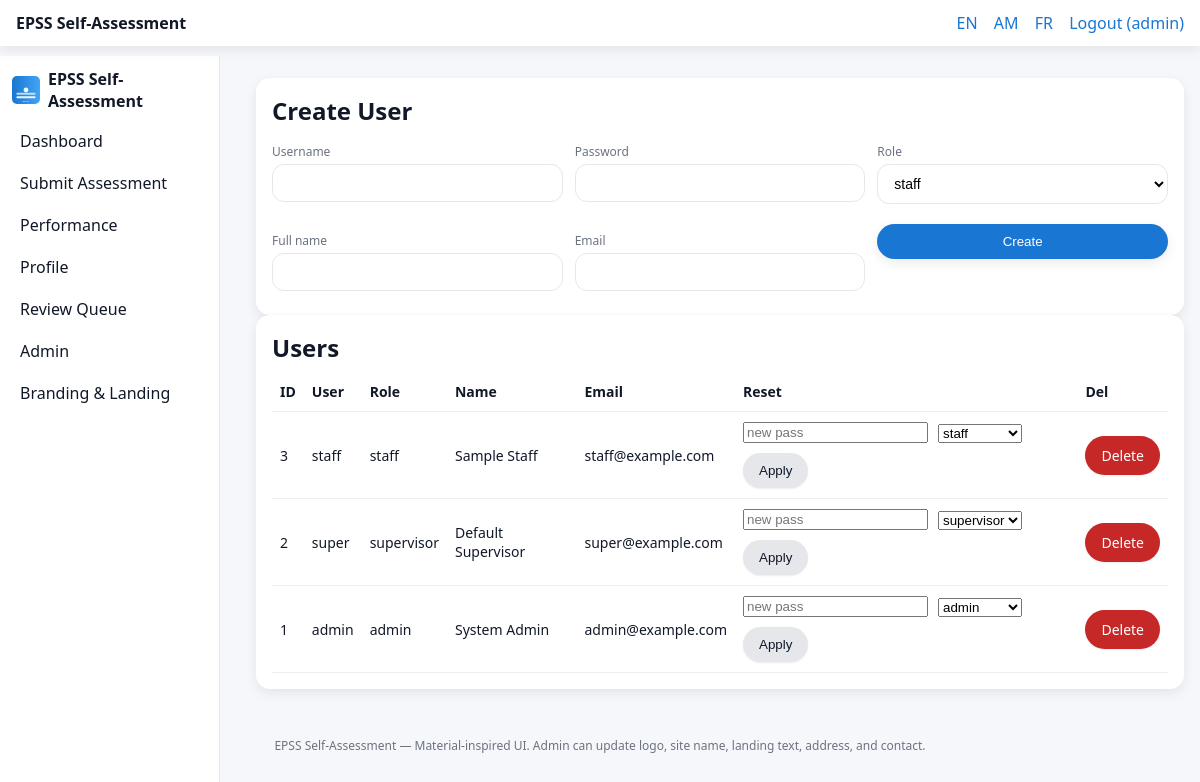
The page /admin/users.php (signed in) on the database its author committed.
### tables this page shows
CREATE TABLE site_config (
  id INT PRIMARY KEY,
  site_name VARCHAR(200) NULL,
  landing_text TEXT NULL,
  address VARCHAR(255) NULL,
  contact VARCHAR(255) NULL,
  logo_path VARCHAR(255) NULL
);

CREATE TABLE users (
  id INT AUTO_INCREMENT PRIMARY KEY,
  username VARCHAR(100) UNIQUE NOT NULL,
  password VARCHAR(255) NOT NULL,
  role ENUM('admin','supervisor','staff') NOT NULL DEFAULT 'staff',
  full_name VARCHAR(200) NULL,
  email VARCHAR(200) NULL,
  created_at TIMESTAMP DEFAULT CURRENT_TIMESTAMP
);

### config.php (called while the page is built, shortened)
<?php
require_once __DIR__.'/i18n.php';
function get_site_config(PDO $pdo): array {
    $cfg = $pdo->query("SELECT * FROM site_config WHERE id=1")->fetch();
    return $cfg ?: [];
}
?>

### i18n.php (called while the page is built)
<?php
function load_lang(string $lang): array {
    $file = __DIR__ . "/lang/$lang.json";
    if (!file_exists($file)) { $file = __DIR__ . "/lang/en.json"; }
    $json = file_get_contents($file);
    $arr = json_decode($json, true);
    return is_array($arr) ? $arr : [];
}
function t(array $t, string $key, string $fallback=''): string {
    return $t[$key] ?? ($fallback ?: $key);
}
?>

### admin/users.php (the view, shortened to what this page needs)
<?php
require_once __DIR__.'/../config.php';
$rows = $pdo->query("SELECT * FROM users ORDER BY id DESC")->fetchAll();
?>
<!doctype html><html><head><meta charset="utf-8"><title>Users</title>
<link rel="stylesheet" href="/assets/css/material.css">
<link rel="stylesheet" href="/assets/css/styles.css"></head>
<body class="md-bg">
<?php include __DIR__.'/../templates/header.php'; ?>
<section class="md-section">
<div class="md-card md-elev-2"><h2 class="md-card-title">Create User</h2>
<form method="post" class="grid">
<label class="md-field"><span>Username</span><input name="username" required></label>
<label class="md-field"><span>Password</span><input name="password" type="password" required></label>
<label class="md-field"><span>Role</span><select name="role"><option>staff</option><option>supervisor</option><option>admin</option></select></label>
<label class="md-field"><span>Full name</span><input name="full_name"></label>
<label class="md-field"><span>Email</span><input name="email"></label>
<button name="create" class="md-button md-primary md-elev-2">Create</button>
</form></div>
<div class="md-card md-elev-2"><h2 class="md-card-title">Users</h2>
<table class="md-table">
  <thead><tr><th>ID</th><th>User</th><th>Role</th><th>Name</th><th>Email</th><th>Reset</th><th>Del</th></tr></thead>
  <tbody>
  <?php foreach ($rows as $r): ?>
  <tr>
    <td><?=$r['id']?></td>
    <td><?=htmlspecialchars($r['username'])?></td>
    <td><?=$r['role']?></td>
    <td><?=htmlspecialchars($r['full_name'])?></td>
    <td><?=htmlspecialchars($r['email'])?></td>
    <td>
      <form method="post" class="md-inline-form">
        <input name="new_password" placeholder="new pass" required>
        <select name="role">
          <option <?=$r['role']=='staff'?'selected':''?>>staff</option>
          <option <?=$r['role']=='supervisor'?'selected':''?>>supervisor</option>
          <option <?=$r['role']=='admin'?'selected':''?>>admin</option>
        </select>
        <button name="reset" class="md-button md-elev-1">Apply</button>
      </form>
    </td>
    <td><a class="md-button md-danger md-elev-1" onclick="return confirm('Delete?')" href="users.php?delete=<?=$r['id']?>">Delete</a></td>
  </tr>
  <?php endforeach; ?>
  </tbody>
</table>
</div>
</section>
<?php include __DIR__.'/../templates/footer.php'; ?>
</body></html>

### templates/header.php
<?php
require_once __DIR__.'/../config.php';
$t = load_lang($_SESSION['lang'] ?? 'en');
$cfg = get_site_config($pdo);
?>
<header class="md-appbar md-elev-2">
  <div class="md-appbar-title"><?=htmlspecialchars($cfg['site_name'] ?? 'EPSS Self-Assessment')?></div>
  <nav class="md-appbar-actions">
    <a href="/set_lang.php?lang=en">EN</a>
    <a href="/set_lang.php?lang=am">AM</a>
    <a href="/set_lang.php?lang=fr">FR</a>
    <a href="/logout.php"><?=t($t,'logout','Logout')?> (<?=htmlspecialchars($_SESSION['user']['username'] ?? '')?>)</a>
  </nav>
</header>
<aside class="md-drawer">
  <div class="md-drawer-header">
    <img src="<?=htmlspecialchars($cfg['logo_path'] ?? '/assets/img/epss-logo.svg')?>" alt="Logo" class="md-logo-sm">
    <div class="md-drawer-title"><?=htmlspecialchars($cfg['site_name'] ?? 'EPSS')?></div>
  </div>
  <nav class="md-drawer-nav">
    <a href="/dashboard.php" class="md-drawer-link"><?=t($t,'dashboard','Dashboard')?></a>
    <a href="/submit_assessment.php" class="md-drawer-link"><?=t($t,'submit_assessment','Submit Assessment')?></a>
    <a href="/performance.php" class="md-drawer-link"><?=t($t,'performance','Performance')?></a>
    <a href="/profile.php" class="md-drawer-link"><?=t($t,'profile','Profile')?></a>
    <?php if (in_array($_SESSION['user']['role'] ?? '', ['admin','supervisor'])): ?>
      <a href="/admin/supervisor_review.php" class="md-drawer-link"><?=t($t,'review_queue','Review Queue')?></a>
    <?php endif; ?>
    <?php if (($_SESSION['user']['role'] ?? '')==='admin'): ?>
      <a href="/admin/dashboard.php" class="md-drawer-link"><?=t($t,'admin','Admin')?></a>
      <a href="/admin/branding.php" class="md-drawer-link"><?=t($t,'branding','Branding & Landing')?></a>
    <?php endif; ?>
  </nav>
</aside>
<main class="md-main">

### assets/css/material.css (style rules this page uses)
:root { --md-primary: #1976d2; --md-on-primary: #fff; --md-bg: #f6f7fb; --md-surface: #ffffff; --md-muted: #6b7280; --md-danger: #c62828; --md-radius: 14px; }
* { box-sizing: border-box; }
body.md-bg { margin:0; background: var(--md-bg); color:#111827; font-family: system-ui, -apple-system, Segoe UI, Roboto, Helvetica, Arial, sans-serif; }
.md-appbar { position:sticky; top:0; z-index:10; background:var(--md-surface); display:flex; justify-content:space-between; align-items:center; padding:12px 16px; }
.md-appbar .md-appbar-title { font-weight:700; }
.md-appbar .md-appbar-actions a { margin-left:12px; text-decoration:none; color:var(--md-primary); }
.md-drawer { position:fixed; top:56px; left:0; width:220px; bottom:0; padding:12px; background:var(--md-surface); border-right:1px solid #e5e7eb; }
.md-drawer-header { display:flex; align-items:center; gap:8px; margin-bottom:8px; }
.md-logo-sm { height:28px; }
.md-drawer-title { font-weight:600; }
.md-drawer-nav { display:flex; flex-direction:column; }
.md-drawer-link { padding:10px 8px; border-radius:10px; color:#111827; text-decoration:none; }
.md-main { margin-left:240px; padding:16px; }
.md-section { margin:16px 0; }
.md-card { background:var(--md-surface); border-radius:var(--md-radius); padding:16px; }
.md-card-title { margin:0 0 8px; }
.md-elev-1 { box-shadow: 0 1px 2px rgba(0,0,0,.08); }
.md-elev-2 { box-shadow: 0 4px 12px rgba(0,0,0,.08); }
.md-button { display:inline-block; padding:10px 16px; border-radius:999px; border:0; background:#e5e7eb; color:#111827; text-decoration:none; cursor:pointer; }
.md-primary { background:var(--md-primary); color:var(--md-on-primary); }
.md-danger { background:var(--md-danger); color:#fff; }
.md-field { display:flex; flex-direction:column; margin:8px 0; }
.md-field > span { font-size:12px; color:var(--md-muted); margin-bottom:4px; }
.md-field input, .md-field select, .md-field textarea { border:1px solid #e5e7eb; border-radius:12px; padding:10px 12px; font-size:14px; background:#fff; }
.md-table { width:100%; border-collapse: collapse; }
.md-table th, .md-table td { text-align:left; padding:10px 8px; border-bottom:1px solid #eee; font-size:14px; }
.grid { display:grid; grid-template-columns: repeat(auto-fit, minmax(240px, 1fr)); gap:12px; align-items:start; }
.md-inline-form { display:flex; gap:10px; align-items:end; flex-wrap:wrap; }

### rows shown on the page
site_config: site_name "EPSS Self-Assessment"
users: id "3", username "staff", role "staff", full_name "Sample Staff", email "staff@example.com"
users: id "2", username "super", role "supervisor", full_name "Default Supervisor", email "super@example.com"
users: id "1", username "admin", role "admin", full_name "System Admin", email "admin@example.com"

### other values the page prints
t($t,'logout','Logout') "Logout"
$_SESSION['user']['username'] "admin"
t($t,'dashboard','Dashboard') "Dashboard"
t($t,'submit_assessment','Submit Assessment') "Submit Assessment"
t($t,'performance','Performance') "Performance"
t($t,'profile','Profile') "Profile"
t($t,'review_queue','Review Queue') "Review Queue"
t($t,'admin','Admin') "Admin"
t($t,'branding','Branding & Landing') "Branding & Landing"
